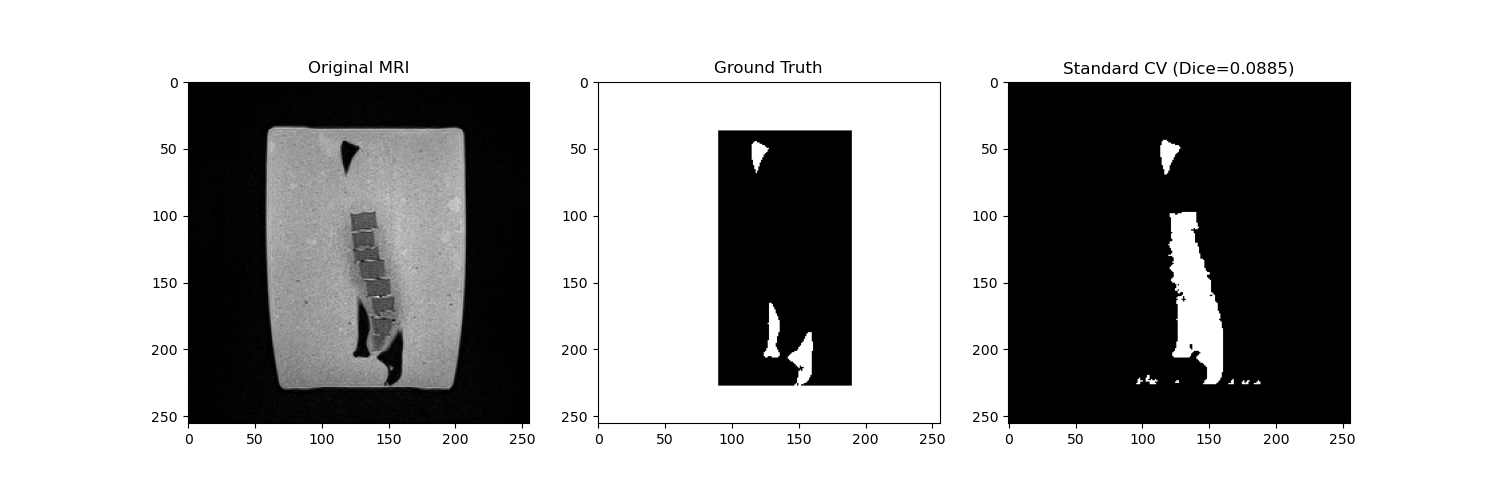

Recreate this plot in Python.
import os
import pydicom
import nibabel as nib
import numpy as np
import pandas as pd
import matplotlib.pyplot as plt
from skimage.morphology import ball, closing
from scipy.ndimage import binary_fill_holes, label
from skimage.metrics import hausdorff_distance
from skimage.segmentation import chan_vese
from tqdm import tqdm

def load_dicom_series(directory):
    files = [pydicom.dcmread(os.path.join(directory, f)) for f in os.listdir(directory) if f.endswith('.dcm')]
    files.sort(key=lambda x: int(x.InstanceNumber))
    return np.stack([f.pixel_array for f in files]).astype(float)

def dice_coefficient(y_true, y_pred):
    intersection = np.sum(y_true * y_pred)
    sum_total = np.sum(y_true) + np.sum(y_pred)
    if sum_total == 0: return 1.0
    return (2. * intersection) / sum_total

def keep_top_2_components(mask):
    labeled, n = label(mask)
    if n <= 2:
        return mask
    sizes = np.bincount(labeled.ravel())
    sizes[0] = 0
    top2 = np.argsort(sizes)[-2:]
    return np.isin(labeled, top2)

def main():
    script_dir = os.path.dirname(os.path.abspath(__file__))
    root_dir = os.path.dirname(script_dir)
    mri_path = os.path.join(root_dir, 'MRI')
    gt_path = os.path.join(root_dir, 'bone_mask.nii')
    
    print("Loading data...")
    mri_volume = load_dicom_series(mri_path).astype(float)
    ground_truth = nib.load(gt_path).get_fdata().astype(bool)
    
    ROI = (37, 227, 90, 189)
    y1, y2, x1, x2 = ROI
    
    results_file = os.path.join(script_dir, 'optuna_results_cv_standard.csv')
    df = pd.read_csv(results_file).sort_values(by='dice_slice', ascending=False)
    best_params = df.iloc[0]
    
    mu = best_params['mu']
    lambda1 = best_params['lambda1']
    lambda2 = best_params['lambda2']
    tol = best_params['tol']
    max_num_iter = int(best_params['max_num_iter'])
    
    print(f"Applying Standard Chan-Vese (slice by slice) with mu={mu}, lambda1={lambda1}, lambda2={lambda2}")
    
    roi_volume = mri_volume[1:-1, y1:y2, x1:x2]
    seg_roi = np.zeros(roi_volume.shape, dtype=bool)
    
    for i in tqdm(range(roi_volume.shape[0])):
        try:
            seg_roi[i] = chan_vese(roi_volume[i], mu=mu, lambda1=lambda1, lambda2=lambda2, tol=tol, max_num_iter=max_num_iter)
        except Exception:
            pass
            
    # Post-processing
    seg_roi = closing(seg_roi, ball(1))
    seg_roi = binary_fill_holes(seg_roi)
    
    # Reconstruct full volume
    seg = np.zeros_like(mri_volume, dtype=bool)
    seg[1:-1, y1:y2, x1:x2] = seg_roi
    
    # Component selection
    seg = keep_top_2_components(seg)

    dice = dice_coefficient(ground_truth[1:-1, y1:y2, x1:x2], seg[1:-1, y1:y2, x1:x2])
    hd = hausdorff_distance(ground_truth[1:-1, y1:y2, x1:x2], seg[1:-1, y1:y2, x1:x2])
    
    print(f"Final Dice: {dice:.4f}")
    print(f"Final Hausdorff: {hd:.4f}")
    
    slice_idx = mri_volume.shape[0] // 2
    plt.figure(figsize=(15, 5))
    plt.subplot(131)
    plt.imshow(mri_volume[slice_idx], cmap='gray')
    plt.title('Original MRI')
    plt.subplot(132)
    plt.imshow(ground_truth[slice_idx], cmap='gray')
    plt.title('Ground Truth')
    plt.subplot(133)
    plt.imshow(seg[slice_idx], cmap='gray')
    plt.title(f'Standard CV (Dice={dice:.4f})')
    plt.savefig(os.path.join(script_dir, 'final_segmentation_cv_standard.png'))
    
    nib.save(nib.Nifti1Image(seg.astype(np.float32), np.eye(4)), 
             os.path.join(script_dir, 'final_bone_mask_cv_standard.nii'))
    print(f"Results saved in {script_dir}")

if __name__ == "__main__":
    main()
